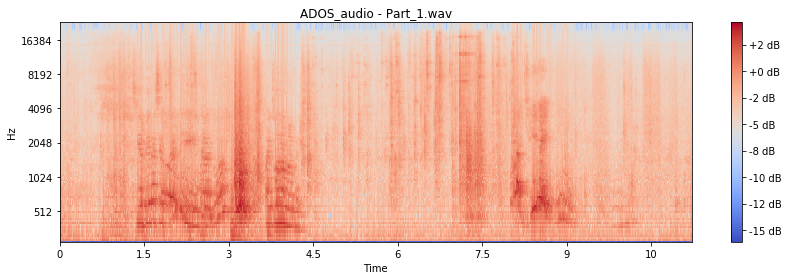

Write Python code to recreate this figure.
# -*- coding: utf-8 -*-
"""
  Code to generate MEL spectrogram.
	
	Author: Saad Sadiq, Michael Castellanos, University of Miami April 4th 2018
"""

import numpy as np
import librosa.display
import tensorflow as tf
import tensorflow.contrib.eager as tfe
#tfe.enable_eager_execution()
from scipy.io import wavfile
import matplotlib.pyplot as plt
import argparse

def hz_to_mel(freq):
  return 1127. * tf.log(1.0 + (freq / 700.))

def mel_to_hz(mel):
  return 700.*(tf.exp(mel/1127.)-1.)

def multi_ffts_to_mel(freq_array, n_mels=128):
  melfreq_array = tf.expand_dims(hz_to_mel(freq_array),0)
  
  mel_edges = tf.lin_space(hz_to_mel(tf.reduce_min(freq_array)), #or just use 0
                           hz_to_mel(tf.reduce_max(freq_array)), #or SR/2
                           n_mels+2)
  
  lower_edge_mel, center_mel, upper_edge_mel =tf.split(tf.contrib.signal.frame(mel_edges, 3, 1, axis=-1), 3, axis=-1)

  wt_down = (melfreq_array - lower_edge_mel) / (center_mel - lower_edge_mel)
  wt_up = (upper_edge_mel - melfreq_array) / (upper_edge_mel - center_mel)
  
  mel_weights_matrix = tf.maximum(0.0, tf.minimum(wt_down, wt_up))
  center_mel_freqs = mel_to_hz(center_mel) 
  
  return mel_weights_matrix, center_mel_freqs

def audioframes2logmelspec(b_framed_signal, n_ffts=1, wvls_per_window_hinge=16, n_mel=128, fft_l1=1024, sr=48000):
    
  fft1_space = tf.lin_space(0., .5, 1+fft_l1//2)[1:]
  freq_list =[sr*fft1_space] 
  n_wv_list =[fft_l1*fft1_space]

  fft_list =[tf.spectral.rfft(b_framed_signal)[:,:,1:]]
  
  for i in range(1,n_ffts):
    fft_lnew = fft_l1//2**i
    fftnew_space = tf.lin_space(0., .5, 1+fft_lnew//2)[1:]
    
    freq_list.append(sr*fftnew_space)
    n_wv_list.append(fft_lnew*fftnew_space)
    
    frames_new = b_framed_signal[:, :, (fft_l1-fft_lnew)//2:(fft_l1-fft_lnew)//2+fft_lnew]
    fft_list.append(tf.spectral.rfft(frames_new)[:,:,1:])
    
  
  freq_concat = tf.concat(freq_list, axis=-1)
  n_wv_concat = tf.concat(n_wv_list, axis=-1)
  fft_concat = tf.concat(fft_list, axis=-1)
    
  magnitude_spectros = tf.abs(fft_concat)

  mel_wts, center_mel_freqs = multi_ffts_to_mel(freq_concat, n_mel)
  wvls_wts = tf.where(n_wv_concat>wvls_per_window_hinge, wvls_per_window_hinge/n_wv_concat, tf.ones_like(n_wv_concat))
  print(magnitude_spectros.shape[2])
  mel_spectro=tf.tensordot(magnitude_spectros, (mel_wts*tf.expand_dims(wvls_wts,0)),axes = [[2], [1]])

  log_mel_spectro = tf.log(mel_spectro+1e-7)
  
  return tf.expand_dims(log_mel_spectro, -1), center_mel_freqs

def plot_several_logmelspec(paths):
  n=len(paths)

  plt.figure(figsize=(12,4*n))
  
  for i, path in enumerate(paths):
    plt.subplot(n, 1, i+1)

    sr, wav = wavfile.read(path)
    wav = wav.sum(axis = 1) / 2
    signal = wav.astype(np.float32) / np.iinfo(np.int16).max

    b_signals = tf.expand_dims(signal, axis=0)

    b_framed_signal = tf.contrib.signal.frame(b_signals, 
                                          frame_length=1024, 
                                          frame_step = 32)
    log_mel_spectro, center_mel_freqs = audioframes2logmelspec(b_framed_signal, sr=sr)

    librosa.display.specshow(log_mel_spectro[0,:,:,0].numpy().T, sr=sr, x_axis='time', y_axis='mel', hop_length=32, fmin=tf.reduce_min(center_mel_freqs), fmax=tf.reduce_max(center_mel_freqs), cmap='coolwarm')

    plt.title(path)
    plt.colorbar(format='%+02.0f dB')

  plt.tight_layout()
  plt.savefig('output_mel', format='png', dpi=150, bbox_inches='tight')

# ============================================================================================
# main script
# ============================================================================================
if __name__ == "__main__":
  parser = argparse.ArgumentParser()
  parser.add_argument("fileName")
  args = parser.parse_args()
  
  file = args.fileName
  plot_several_logmelspec([file])

#eof
